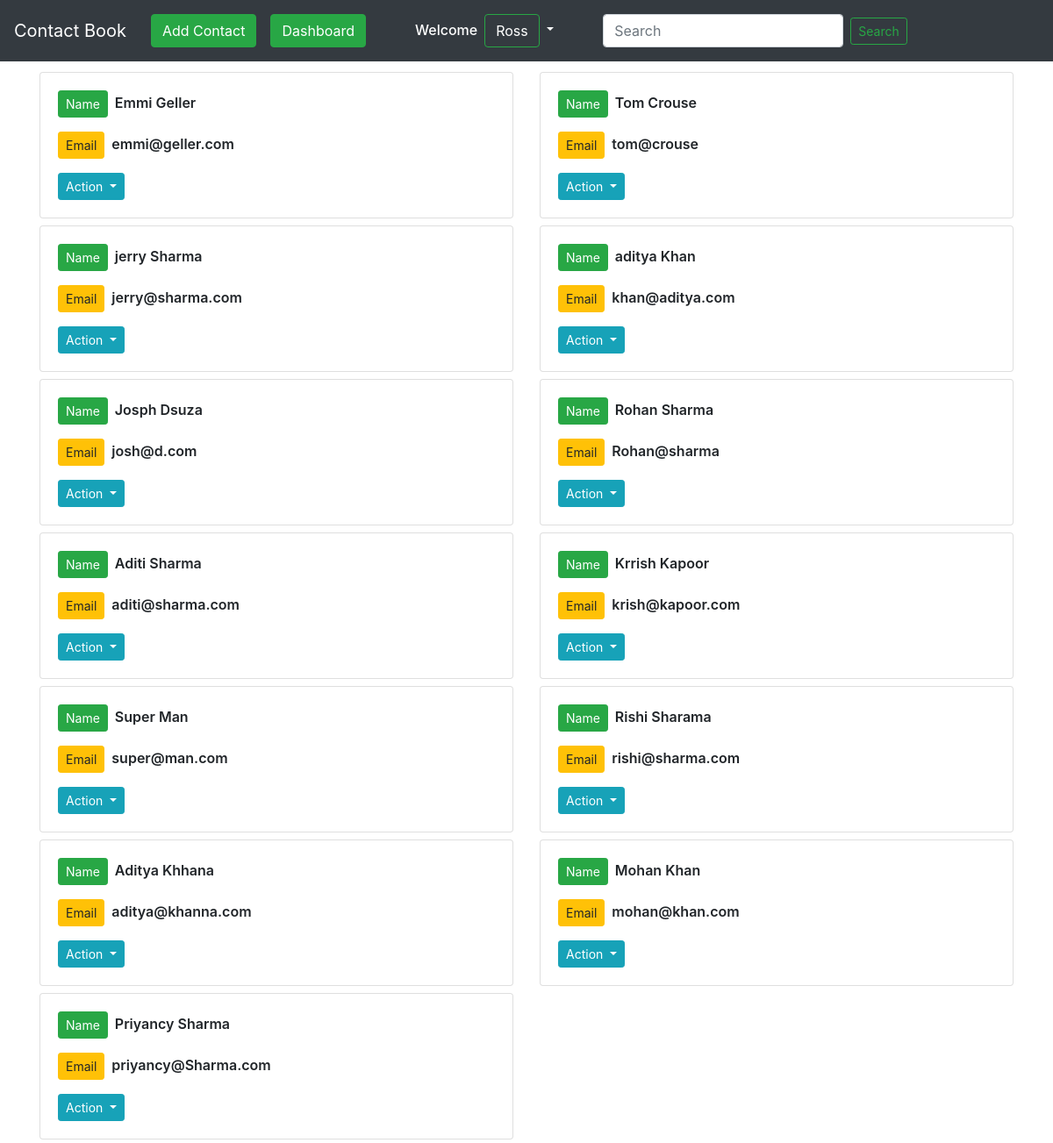
/dashboard/ (signed in), run on the app's committed database.
### contactbook/models.py (models this page shows, shortened)
class Contact(models.Model):
    sno = models.AutoField(primary_key=True)
    first_name = models.CharField(max_length=50)
    last_name = models.CharField(max_length=50)
    email = models.CharField(max_length=100)
    user_id = models.ForeignKey(User,on_delete=models.CASCADE)

### contactbook/views.py (the view)
# urls.py: path('dashboard/',views.dashboard, name='dashboard'),
def dashboard(request):
    contacts = Contact.objects.filter(user_id=request.user)
    context={'contacts':contacts}
    return render(request,'dashboard.html',context)

### templates/dashboard.html (shortened to what this page needs)
{% extends 'base.html' %}

### templates/base.html (shortened to what this page needs)
<!doctype html>
<html lang="en">
  <head>
    <link rel="stylesheet" href="https://cdn.jsdelivr.net/npm/bootstrap@4.5.3/dist/css/bootstrap.min.css">
  </head>
{% block navbar %}
  <nav class="navbar navbar-expand-lg navbar-dark bg-dark">
  <a class="navbar-brand" href="/">Contact Book</a>
  <div class="collapse navbar-collapse" id="navbarSupportedContent">
    <ul class="navbar-nav ml-1" >
      {% if user.is_authenticated %}
    <li class="nav-item ">
        <a class="nav-link" href={% url 'addcontact' %}><button type="button" class="btn btn-success ">Add Contact</button></a>
      </li>
       <li class="nav-item ">
        <a class="nav-link" href={% url 'dashboard' %}><button type="button" class="btn btn-success">Dashboard</button></a>
      </li>
    <h6 class="ml-5 my-auto" style="color:white;">Welcome</h6>
     <li style="display:inline;" class="nav-item dropdown ml-0 mr-5">
        <a style="color:white" class="nav-link dropdown-toggle" href="#" id="logoutbar" role="button" data-toggle="dropdown" aria-haspopup="true" aria-expanded="false">
          <button style="color:white;" class="btn btn-outline-success"> {{user.first_name}}</button>
        </a>
      </li>
      {% endif %}
      {% if user.is_authenticated %}
      <form class="form-inline my-2 my-lg-0" method='get' action={% url "search" %}>
      <input class="form-control mr-sm-2" type="search" id='search' name = "search" placeholder="Search" aria-label="Search">
      <button class="btn btn-outline-success btn-sm my-2 my-sm-0"  type="submit">Search</button>
    </ul>
    {% endif %}
    </nav>
{% endblock navbar %}
{% block main %}
<div class="container mt-2">
<div class="row">
{% for item in contacts %}
   <div class="col-6 col-md-6">
   <div class="card my-1 ">
  <div class="card-body">
    <p style="font-weight:600; text-transform: capitalize;"><button type="button" class="btn btn-success btn-sm mr-2">Name</button>{{item.first_name}} {{item.last_name}}</p>
    <p style="font-weight:600;"><button type="button" class="btn btn-warning btn-sm mr-2">Email</button>{{item.email}}</p>
    <div class="dropdown">
  <button class="btn btn-info btn-sm dropdown-toggle" type="button" id="dropdownMenuButton" data-toggle="dropdown" aria-haspopup="true" aria-expanded="false">
    Action
  </button>
</div>
  </div>
</div>
</div>
{% endfor %}
</div>
{% endblock main %}
 <body>
  </body>
</html>

### data on the page
Contact: first_name "Emmi", last_name "Geller", email "emmi@geller.com"
Contact: first_name "Tom", last_name "Crouse", email "tom@crouse"
Contact: first_name "Jerry", last_name "Sharma", email "jerry@sharma.com"
Contact: first_name "Aditya", last_name "Khan", email "khan@aditya.com"
Contact: first_name "Josph", last_name "Dsuza", email "josh@d.com"
Contact: first_name "Rohan", last_name "Sharma", email "Rohan@sharma"
Contact: first_name "Aditi", last_name "Sharma", email "aditi@sharma.com"
Contact: first_name "Krrish", last_name "Kapoor", email "krish@kapoor.com"
Contact: first_name "Super", last_name "Man", email "super@man.com"
Contact: first_name "Rishi", last_name "Sharama", email "rishi@sharma.com"
Contact: first_name "Aditya", last_name "Khhana", email "aditya@khanna.com"
Contact: first_name "Mohan", last_name "Khan", email "mohan@khan.com"
Contact: first_name "Priyancy", last_name "Sharma", email "priyancy@Sharma.com"

### other printed values
{{ user.first_name }} "Ross"
